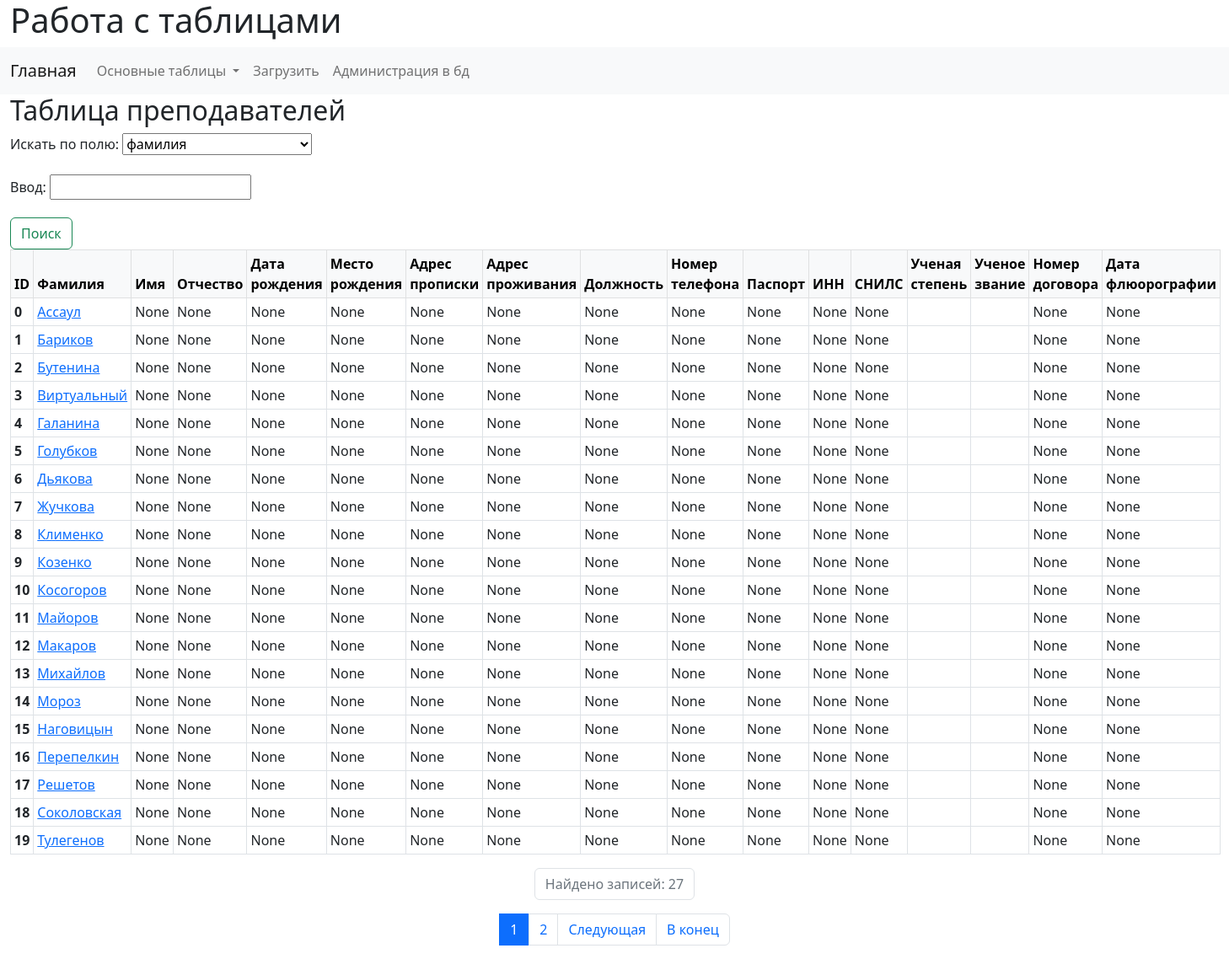
Page /tables/2/ (signed in) on the committed database.
### workWithTables/models.py (models this page shows, shortened)
class Teacher(models.Model):
    surname = models.CharField(verbose_name="Фамилия", max_length=50)
    name = models.CharField(verbose_name="Имя", max_length=50, null=True)
    second_name = models.CharField(verbose_name="Отчество", max_length=50, null=True)
    birthday_date = models.CharField(verbose_name="Дата рождения", max_length=15, null=True)
    birthday_place = models.CharField(verbose_name="Место рождения", max_length=255, null=True)
    registration_place = models.CharField(verbose_name="Адрес прописки", max_length=255, null=True)
    cur_place = models.CharField(verbose_name="Адрес проживания", max_length=255, null=True)
    phone_number = models.CharField(verbose_name="Номер телефона", max_length=14, null=True)
    passport = models.CharField(verbose_name="Паспорт", max_length=20, null=True)
    TIN = models.CharField(verbose_name="ИНН", max_length=20, null=True)
    INIPA = models.CharField(verbose_name="СНИЛС", max_length=20, null=True)
    job = models.CharField(verbose_name="Должность", max_length=20, null=True)
    academic_degree = models.ManyToManyField(verbose_name="Ученая степень", to=AcademicDegree, related_name='get_teacher')
    academic_rank = models.ManyToManyField(verbose_name="Ученое звание", to=AcademicRank, related_name='get_teacher')
    contract = models.OneToOneField(verbose_name="Номер договора", to=Contract, on_delete=models.SET_NULL, max_length=50, null=True, unique=True, related_name='get_teacher')
    fluor_date = models.CharField(verbose_name="Дата флюорографии", max_length=150, null=True)
    class Meta:
        verbose_name = 'Преподаватель'
        verbose_name_plural = 'Таблица преподавателей'
    def get_academic_degree(self):
        return "\n".join([str(p) for p in self.academic_degree.all()])
    def get_academic_rank(self):
        return "\n".join([str(p) for p in self.academic_rank.all()])

### workWithTables/views.py (the view, shortened to what this page needs)
# urls.py: path('tables/2/', TeachersView.as_view(), name="teachers_table"),
class TeachersView(View):
    form = TeacherSearchForm
    teacher = Teacher
    template_name = 'workWithTables/tableT.html'
    def get(self, request, *args, **kwargs):
        teacher = self.teacher.objects.all()
        paginator = Paginator(teacher, 20)
        page_number = request.GET.get('page')
        page_obj = paginator.get_page(page_number)
        return render(
            request=request,
            template_name=self.template_name,
            context= {'form': self.form(),
            'title': 'Таблица преподавателей',
            'page_obj': page_obj })

### workWithTables/forms.py
class TeacherSearchForm(forms.Form):
    search_choice = forms.ChoiceField(choices=T_CHOICE_FIELD, label="Искать по ")
    search_input = forms.CharField(max_length=150, label="Ввод ")

### workWithTables/templates/workWithTables/tableT.html (shortened to what this page needs)
{% extends 'base.html' %}
{% block content_control %}
<h2>{{ title }}</h2>
<form class="gt-flex" role="search" method="post">
  <div class="mb-3">
    <label for="{{ form.search_choice.id_for_label }}" class="form-label">Искать по полю: </label>
    {{ form.search_choice }}
  </div>
  <div class="mb-3">
    <label for="{{ form.search_input.id_for_label }}" class="form-label">Ввод: </label>
    {{ form.search_input }}
  </div>
  <button class="btn btn-outline-success" type="submit">Поиск</button>
</form>
{% endblock %}
{% block content %}
<table class="table table-bordered table-response table-sm">
  <thead class="table-light">
      <tr>
          <th scope="col">ID</th>
          <th scope="col">Фамилия</th>
          <th scope="col">Имя</th>
          <th scope="col">Отчество</th>
          <th scope="col">Дата рождения</th>
          {% if request.user.is_authenticated %}
          <th scope="col">Место рождения</th>
          <th scope="col">Адрес прописки</th>
          <th scope="col">Адрес проживания</th>
          {% endif %}
          <th scope="col">Должность</th>
          <th scope="col">Номер телефона</th>
          {% if request.user.is_authenticated %}
          <th scope="col">Паспорт</th>
          <th scope="col">ИНН</th>
          <th scope="col">СНИЛС</th>
          <th scope="col">Ученая степень</th>
          <th scope="col">Ученое звание</th>
          <th scope="col">Номер договора</th>
          <th scope="col">Дата флюорографии</th>
          {% endif %}
      </tr>
  </thead>
  {% for item in page_obj.object_list %}
  <tbody>
      <tr>
          <th scope="row">{{ item.id }}</th>
          <td><a href="{% url 'teacher_card' item.pk %}">{{item.surname}}</a></td>
          <td>{{item.name}}</td>
          <td>{{item.second_name}}</td>
          <td>{{item.birthday_date}}</td>
          {% if request.user.is_authenticated %}
          <td>{{item.birthday_place}}</td>
          <td>{{item.registration_place}}</td>
          <td>{{item.cur_place}}</td>
          {% endif %}
          <td>{{item.job}}</td>
          <td>{{item.phone_number}}</td>
          {% if request.user.is_authenticated %}
          <td>{{item.passport}}</td>
          <td>{{item.TIN}}</td>
          <td>{{item.INIPA}}</td>
          <td>{{item.get_academic_degree}}</td>
          <td>{{item.get_academic_rank}}</td>
          <td>{{item.contract}}</td>
          <td>{{item.fluor_date}}</td>
          {% endif %}
        </tr>
  </tbody>
  {% endfor %}
</table>
<nav aria-label="Page navigation example">
  <ul class="pagination justify-content-center">
      <li class="page-item">
          <a class="page-link disabled">Найдено записей: {{ page_obj.paginator.count }}</a>
      </li>
  </ul>
</nav>
{% endblock %}

### rows in the picture
Teacher: id "0", surname "Ассаул", name "None", second_name "None", birthday_date "None", birthday_place "None", registration_place "None", cur_place "None", job "None", phone_number "None", passport "None", TIN "None", INIPA "None", contract "None", fluor_date "None"
Teacher: id "1", surname "Бариков", name "None", second_name "None", birthday_date "None", birthday_place "None", registration_place "None", cur_place "None", job "None", phone_number "None", passport "None", TIN "None", INIPA "None", contract "None", fluor_date "None"
Teacher: id "2", surname "Бутенина", name "None", second_name "None", birthday_date "None", birthday_place "None", registration_place "None", cur_place "None", job "None", phone_number "None", passport "None", TIN "None", INIPA "None", contract "None", fluor_date "None"
Teacher: id "3", surname "Виртуальный", name "None", second_name "None", birthday_date "None", birthday_place "None", registration_place "None", cur_place "None", job "None", phone_number "None", passport "None", TIN "None", INIPA "None", contract "None", fluor_date "None"
Teacher: id "4", surname "Галанина", name "None", second_name "None", birthday_date "None", birthday_place "None", registration_place "None", cur_place "None", job "None", phone_number "None", passport "None", TIN "None", INIPA "None", contract "None", fluor_date "None"
Teacher: id "5", surname "Голубков", name "None", second_name "None", birthday_date "None", birthday_place "None", registration_place "None", cur_place "None", job "None", phone_number "None", passport "None", TIN "None", INIPA "None", contract "None", fluor_date "None"
Teacher: id "6", surname "Дьякова", name "None", second_name "None", birthday_date "None", birthday_place "None", registration_place "None", cur_place "None", job "None", phone_number "None", passport "None", TIN "None", INIPA "None", contract "None", fluor_date "None"
Teacher: id "7", surname "Жучкова", name "None", second_name "None", birthday_date "None", birthday_place "None", registration_place "None", cur_place "None", job "None", phone_number "None", passport "None", TIN "None", INIPA "None", contract "None", fluor_date "None"
Teacher: id "8", surname "Клименко", name "None", second_name "None", birthday_date "None", birthday_place "None", registration_place "None", cur_place "None", job "None", phone_number "None", passport "None", TIN "None", INIPA "None", contract "None", fluor_date "None"
Teacher: id "9", surname "Козенко", name "None", second_name "None", birthday_date "None", birthday_place "None", registration_place "None", cur_place "None", job "None", phone_number "None", passport "None", TIN "None", INIPA "None", contract "None", fluor_date "None"
Teacher: id "10", surname "Косогоров", name "None", second_name "None", birthday_date "None", birthday_place "None", registration_place "None", cur_place "None", job "None", phone_number "None", passport "None", TIN "None", INIPA "None", contract "None", fluor_date "None"
Teacher: id "11", surname "Майоров", name "None", second_name "None", birthday_date "None", birthday_place "None", registration_place "None", cur_place "None", job "None", phone_number "None", passport "None", TIN "None", INIPA "None", contract "None", fluor_date "None"
Teacher: id "12", surname "Макаров", name "None", second_name "None", birthday_date "None", birthday_place "None", registration_place "None", cur_place "None", job "None", phone_number "None", passport "None", TIN "None", INIPA "None", contract "None", fluor_date "None"
Teacher: id "13", surname "Михайлов", name "None", second_name "None", birthday_date "None", birthday_place "None", registration_place "None", cur_place "None", job "None", phone_number "None", passport "None", TIN "None", INIPA "None", contract "None", fluor_date "None"
Teacher: id "14", surname "Мороз", name "None", second_name "None", birthday_date "None", birthday_place "None", registration_place "None", cur_place "None", job "None", phone_number "None", passport "None", TIN "None", INIPA "None", contract "None", fluor_date "None"
Teacher: id "15", surname "Наговицын", name "None", second_name "None", birthday_date "None", birthday_place "None", registration_place "None", cur_place "None", job "None", phone_number "None", passport "None", TIN "None", INIPA "None", contract "None", fluor_date "None"
Teacher: id "16", surname "Перепелкин", name "None", second_name "None", birthday_date "None", birthday_place "None", registration_place "None", cur_place "None", job "None", phone_number "None", passport "None", TIN "None", INIPA "None", contract "None", fluor_date "None"
Teacher: id "17", surname "Решетов", name "None", second_name "None", birthday_date "None", birthday_place "None", registration_place "None", cur_place "None", job "None", phone_number "None", passport "None", TIN "None", INIPA "None", contract "None", fluor_date "None"
Teacher: id "18", surname "Соколовская", name "None", second_name "None", birthday_date "None", birthday_place "None", registration_place "None", cur_place "None", job "None", phone_number "None", passport "None", TIN "None", INIPA "None", contract "None", fluor_date "None"
Teacher: id "19", surname "Тулегенов", name "None", second_name "None", birthday_date "None", birthday_place "None", registration_place "None", cur_place "None", job "None", phone_number "None", passport "None", TIN "None", INIPA "None", contract "None", fluor_date "None"

### other values in the picture
{{ title }} "Таблица преподавателей"
{{ page_obj.paginator.count }} "27"
{{ page_obj.number }} "1"
{{ p }} "2"
